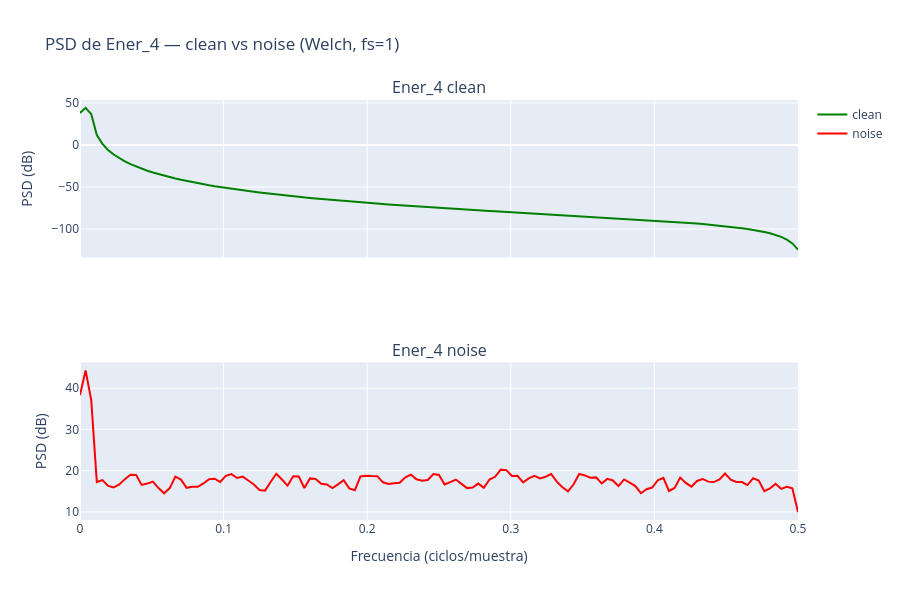

Write notebook code for a chart like this one.
### Markdown cell above
### PSD de `Ener_4`: clean vs noise

Con `signal.welch` calculo la PSD de las dos versiones (limpia y ruidosa). Al graficarlas en dB se
ve bien dónde está la señal y dónde aparece el "piso" de ruido de banda ancha.

### Code cell
fs = 1.0
f_c, psd_c = signal.welch(e4_clean, fs=fs, nperseg=256)
f_n, psd_n = signal.welch(e4_noise, fs=fs, nperseg=256)

fig_psd = make_subplots(rows=2, cols=1, shared_xaxes=True,
                        subplot_titles=['Ener_4 clean', 'Ener_4 noise'])
fig_psd.add_trace(go.Scatter(x=f_c, y=10 * np.log10(psd_c), name='clean',
                             line=dict(color='green')), row=1, col=1)
fig_psd.add_trace(go.Scatter(x=f_n, y=10 * np.log10(psd_n), name='noise',
                             line=dict(color='red')), row=2, col=1)
fig_psd.update_xaxes(title='Frecuencia (ciclos/muestra)', range=[0, 0.5], row=2, col=1)
fig_psd.update_yaxes(title='PSD (dB)')
fig_psd.update_layout(height=600, title='PSD de Ener_4 — clean vs noise (Welch, fs=1)')
fig_psd.write_html('../results/figuras/fase2_ener4_psd_clean_noise.html', auto_open=False)
fig_psd.show()

### Figure 1 — Plotly figure (JSON) as saved in the notebook; plotly's stock layout.template omitted (floating-point values rounded to 4 significant figures; data arrays with more than 128 entries replaced by an {"elided": "..."} marker saying what was removed)
{"data": [{"line": {"color": "green"}, "name": "clean", "type": "scatter", "x": {"elided": "129 float values"}, "xaxis": "x", "y": {"elided": "129 float values"}, "yaxis": "y"}, {"line": {"color": "red"}, "name": "noise", "type": "scatter", "x": {"elided": "129 float values"}, "xaxis": "x2", "y": {"elided": "129 float values"}, "yaxis": "y2"}], "layout": {"annotations": [{"font": {"size": 16}, "showarrow": false, "text": "Ener_4 clean", "x": 0.5, "xanchor": "center", "xref": "paper", "y": 1, "yanchor": "bottom", "yref": "paper"}, {"font": {"size": 16}, "showarrow": false, "text": "Ener_4 noise", "x": 0.5, "xanchor": "center", "xref": "paper", "y": 0.375, "yanchor": "bottom", "yref": "paper"}], "height": 600, "title": {"text": "PSD de Ener_4 — clean vs noise (Welch, fs=1)"}, "xaxis": {"anchor": "y", "domain": [0, 1], "matches": "x2", "showticklabels": false}, "xaxis2": {"anchor": "y2", "domain": [0, 1], "range": [0, 0.5], "title": {"text": "Frecuencia (ciclos/muestra)"}}, "yaxis": {"anchor": "x", "domain": [0.625, 1], "title": {"text": "PSD (dB)"}}, "yaxis2": {"anchor": "x2", "domain": [0, 0.375], "title": {"text": "PSD (dB)"}}}}
